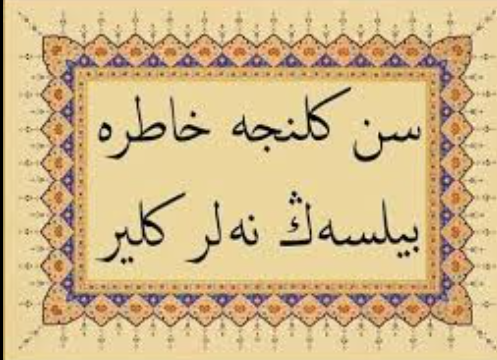
#> input picture ai-training/temp/ocr_image_1754687514802.jpg, 497 x 360 px
$ python tesseract_ottoman_ocr.py temp/ocr_image_1754687514802.jpg
#> lines starting #> are read from the running program, lines starting #| are printed output that depends on the picture; after the words box and inside, x2 and y2 are one past the last pixel; in counts of white or black regions, pixels touching at a corner belong together
#!/usr/bin/env python3
# -*- coding: utf-8 -*-
"""
Tesseract OCR ile Osmanlıca Metin Tespit Sistemi
Bu script Tesseract OCR kullanarak Osmanlıca metinleri tespit eder ve Türkçeye çevirir.
"""

import cv2
import numpy as np
import pytesseract
import json
import os
import sys
import re
from typing import Dict, List, Tuple, Optional
import time

class TesseractOttomanOCR:
    def __init__(self):
        """Tesseract OCR sistemi başlatıcı"""
        # Windows için Tesseract yolunu ayarla
        if os.name == 'nt':  # Windows
            tesseract_paths = [
                r'C:\Program Files\Tesseract-OCR\tesseract.exe',
                r'C:\Program Files (x86)\Tesseract-OCR\tesseract.exe',
                r'C:\Users\{}\AppData\Local\Programs\Tesseract-OCR\tesseract.exe'.format(os.getenv('USERNAME', '')),
            ]

            for path in tesseract_paths:
                if os.path.exists(path):
                    pytesseract.pytesseract.tesseract_cmd = path
                    break
            else:
                print("Tesseract bulunamadı. Lütfen Tesseract OCR'ı yükleyin.", file=sys.stderr)

        # Tesseract ayarları - Osmanlıca için optimize edilmiş
        self.tesseract_config = '--oem 3 --psm 6 -c tessedit_char_whitelist=ابتثجحخدذرزسشصضطظعغفقكلمنهويپچژگآأإؤئىةﻻﷲ0123456789.,;:!?()[]{}"\'- '

        # Osmanlıca karakter mapping'i
        self.ottoman_to_turkish = {
            # Temel harfler
            'ا': 'a', 'ب': 'b', 'ت': 't', 'ث': 's', 'ج': 'c', 'ح': 'h', 'خ': 'h',
            'د': 'd', 'ذ': 'z', 'ر': 'r', 'ز': 'z', 'س': 's', 'ش': 'ş', 'ص': 's',
            'ض': 'd', 'ط': 't', 'ظ': 'z', 'ع': '', 'غ': 'ğ', 'ف': 'f', 'ق': 'k',
            'ك': 'k', 'ل': 'l', 'م': 'm', 'ن': 'n', 'ه': 'h', 'و': 'v', 'ي': 'y',
            'ى': 'i', 'ة': 'e', 'آ': 'a', 'أ': 'a', 'إ': 'i', 'ؤ': 'ü', 'ئ': 'i',
            'ء': '', 'گ': 'g', 'پ': 'p', 'چ': 'ç', 'ژ': 'j',

            # Özel kombinasyonlar
            'ﻻ': 'la', 'ﷲ': 'allah', 'الله': 'allah', 'محمد': 'muhammed',
            'علي': 'ali', 'حسن': 'hasan', 'حسين': 'hüseyin', 'فاطمة': 'fatma',

            # Sayılar
            '٠': '0', '١': '1', '٢': '2', '٣': '3', '٤': '4', '٥': '5',
            '٦': '6', '٧': '7', '٨': '8', '٩': '9',

            # Noktalama işaretleri
            '،': ',', '؛': ';', '؟': '?', '!': '!', '۔': '.', 'ـ': '-'
        }

        # Türkçe kelime mapping'i
        self.turkish_word_mapping = {
            'kitab': 'kitap', 'mekteb': 'mektep', 'kalem': 'kalem', 'ev': 'ev',
            'kapı': 'kapı', 'yol': 'yol', 'su': 'su', 'ateş': 'ateş',
            'güneş': 'güneş', 'ay': 'ay', 'yıldız': 'yıldız', 'deniz': 'deniz',
            'dağ': 'dağ', 'orman': 'orman', 'çiçek': 'çiçek', 'ağaç': 'ağaç',
            'kuş': 'kuş', 'balık': 'balık', 'at': 'at', 'koyun': 'koyun',
            'insan': 'insan', 'çocuk': 'çocuk', 'kadın': 'kadın', 'erkek': 'erkek',
            'baba': 'baba', 'anne': 'anne', 'kardeş': 'kardeş', 'arkadaş': 'arkadaş',
            'öğretmen': 'öğretmen', 'öğrenci': 'öğrenci', 'doktor': 'doktor',
            'mühendis': 'mühendis', 'avukat': 'avukat', 'tüccar': 'tüccar',
            'zaman': 'zaman', 'gün': 'gün', 'hafta': 'hafta', 'ay': 'ay',
            'yıl': 'yıl', 'saat': 'saat', 'dakika': 'dakika', 'saniye': 'saniye',
            'bugün': 'bugün', 'dün': 'dün', 'yarın': 'yarın', 'şimdi': 'şimdi',
            'sonra': 'sonra', 'önce': 'önce', 'için': 'için', 'ile': 'ile',
            've': 've', 'veya': 'veya', 'ama': 'ama', 'fakat': 'fakat',
            'çünkü': 'çünkü', 'eğer': 'eğer', 'ise': 'ise', 'ki': 'ki',
            'bu': 'bu', 'şu': 'şu', 'o': 'o', 'ben': 'ben', 'sen': 'sen',
            'biz': 'biz', 'siz': 'siz', 'onlar': 'onlar', 'kim': 'kim',
            'ne': 'ne', 'nerede': 'nerede', 'ne zaman': 'ne zaman', 'nasıl': 'nasıl',
            'niçin': 'niçin', 'kaç': 'kaç', 'hangi': 'hangi', 'hangi': 'hangi'
        }

    def preprocess_image(self, image_path: str) -> np.ndarray:
        """Görüntüyü OCR için ön işleme"""
#> called with image_path = 'temp/ocr_image_1754687514802.jpg'
        try:
            # Görüntüyü yükle
            image = cv2.imread(image_path)
#> image is the input picture: shape (360, 497, 3); mean B, G, R 138.3, 185.2, 211.2
            if image is None:
                raise ValueError(f"Görüntü yüklenemedi: {image_path}")

            # Gri tonlamaya çevir
            gray = cv2.cvtColor(image, cv2.COLOR_BGR2GRAY)
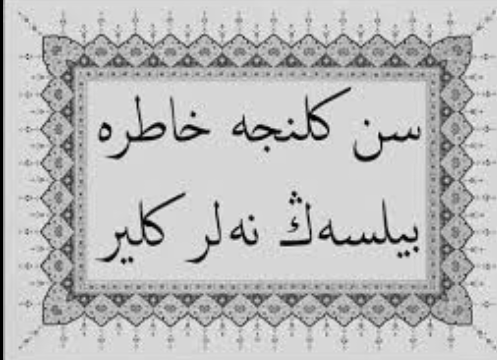
#> gray: shape (360, 497); min 0, max 245, mean 187.6

            # Gürültü azaltma
            denoised = cv2.medianBlur(gray, 3)

            # Kontrast artırma
            clahe = cv2.createCLAHE(clipLimit=2.0, tileGridSize=(8,8))
            enhanced = clahe.apply(denoised)
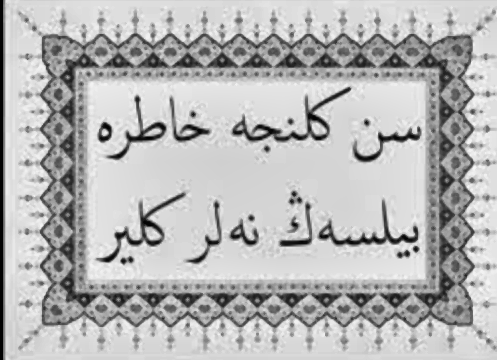
#> enhanced: shape (360, 497); min 2, max 247, mean 182

            # İkili (binary) görüntü oluştur
            _, binary = cv2.threshold(enhanced, 0, 255, cv2.THRESH_BINARY + cv2.THRESH_OTSU)
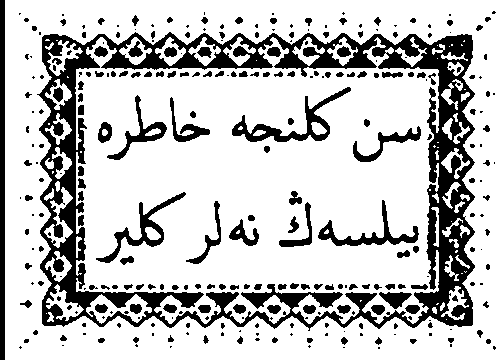
#> binary: shape (360, 497); 76.5% white; 296 black regions (136 under 20 px), largest, box (x1, y1, x2, y2) and area: (37, 32, 475, 331) 26596, (0, 0, 5, 360) 1800, (232, 87, 351, 142) 1372

            # Morfolojik işlemler
            kernel = np.ones((1,1), np.uint8)
            cleaned = cv2.morphologyEx(binary, cv2.MORPH_CLOSE, kernel)

            return cleaned

        except Exception as e:
            print(f"Görüntü ön işleme hatası: {e}", file=sys.stderr)
            return None

    def detect_text_regions(self, image: np.ndarray) -> List[Tuple[int, int, int, int]]:
        """Metin bölgelerini tespit et"""
        try:
            # Kenar tespiti
            edges = cv2.Canny(image, 50, 150, apertureSize=3)
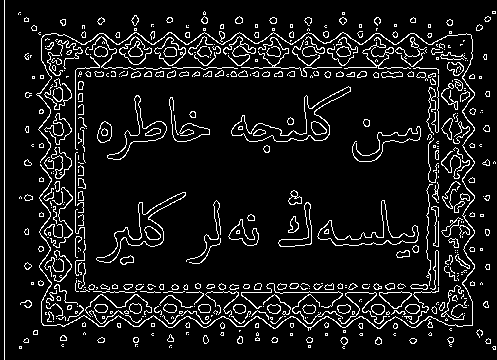
#> edges: shape (360, 497); 9.1% white in thin lines or dots

            # Konturları bul
            contours, _ = cv2.findContours(edges, cv2.RETR_EXTERNAL, cv2.CHAIN_APPROX_SIMPLE)
#> contours = 510 contours, 377 with area under 20; largest, box (x1, y1, x2, y2) and area: (231, 86, 351, 142) 1608, (96, 192, 186, 263) 1198, (317, 200, 419, 246) 1011, (107, 95, 167, 160) 778, (36, 32, 475, 331) 511

            text_regions = []
            for contour in contours:
                # Kontur alanını hesapla
                area = cv2.contourArea(contour)

                # Küçük alanları filtrele
                if area > 100:
                    x, y, w, h = cv2.boundingRect(contour)

                    # En-boy oranını kontrol et
                    aspect_ratio = w / h if h > 0 else 0
                    if 0.1 < aspect_ratio < 10:
                        text_regions.append((x, y, w, h))
#> this loop made 510 passes
#> (area, x, y, w, h, aspect_ratio) on passes 104, 105, 131, 232, 245, 250, 257, 260, 312, 314, 330, 338: (104, 405, 304, 15, 10, 1.5), (108.5, 371, 304, 14, 11, 1.27), (324.5, 379, 291, 33, 18, 1.83), (329.5, 228, 219, 31, 27, 1.15), (350.5, 278, 202, 34, 45, 0.756), (1011, 317, 200, 102, 46, 2.22), (1197.5, 96, 192, 90, 71, 1.27), (114, 288, 190, 14, 15, 0.933), (225.5, 97, 121, 15, 22, 0.682), (120, 441, 118, 12, 22, 0.545), (778, 107, 95, 60, 65, 0.923), (1608.5, 231, 86, 120, 56, 2.14)
#> area on passes 11, 13, 14, 15, 16, 17: 26.5, 24.5, 33, 36.5, 24.5, 23.5
#> after the loop, text_regions = 18 items, first 6: (405, 304, 15, 10), (371, 304, 14, 11), (379, 291, 33, 18), (228, 219, 31, 27), (278, 202, 34, 45), (317, 200, 102, 46)

            return text_regions

        except Exception as e:
            print(f"Metin bölgesi tespit hatası: {e}", file=sys.stderr)
            return []

    def extract_text_with_tesseract(self, image: np.ndarray, region: Optional[Tuple[int, int, int, int]] = None) -> Tuple[str, float]:
        """Tesseract ile metin çıkar"""
        try:
            if region:
                x, y, w, h = region
                roi = image[y:y+h, x:x+w]
            else:
                roi = image

            # Tesseract OCR uygula
            text = pytesseract.image_to_string(
                roi,
                config=self.tesseract_config,
                lang='eng'  # İngilizce dil paketi kullan (Osmanlıca için)
            )

            # Güven skorunu hesapla (basit heuristik)
            confidence = self.calculate_confidence(text)

            return text.strip(), confidence

        except Exception as e:
            print(f"Tesseract OCR hatası: {e}", file=sys.stderr)
            return "", 0.0

    # [65 lines left out: functions calculate_confidence, clean_ottoman_text, translate_ottoman_to_turkish, not called in this run]

    def process_image(self, image_path: str) -> Dict:
        """Ana işlem fonksiyonu"""
        start_time = time.time()

        try:
            # Görüntüyü ön işle
            processed_image = self.preprocess_image(image_path)
            if processed_image is None:
                return {
                    "success": False,
                    "error": "Görüntü ön işlenemedi",
                    "timestamp": time.time()
                }

            # Metin bölgelerini tespit et
            text_regions = self.detect_text_regions(processed_image)

            # OCR işlemi
            if text_regions:
                # Bölge bazında OCR
                all_texts = []
                total_confidence = 0.0

                for region in text_regions:
                    text, confidence = self.extract_text_with_tesseract(processed_image, region)
                    if text:
                        all_texts.append(text)
                        total_confidence += confidence
#> this loop made 1 pass
#> after the loop, all_texts = []; total_confidence = 0

                # Tüm metinleri birleştir
                extracted_text = ' '.join(all_texts)
                avg_confidence = total_confidence / len(text_regions) if text_regions else 0.0
            else:
                # Tüm görüntüde OCR
                extracted_text, avg_confidence = self.extract_text_with_tesseract(processed_image)

            # Metni temizle
            cleaned_text = self.clean_ottoman_text(extracted_text)

            # Türkçeye çevir
            translated_text = self.translate_ottoman_to_turkish(cleaned_text)

            processing_time = time.time() - start_time

            return {
                "success": True,
                "extracted_text": cleaned_text,
                "translated_text": translated_text,
                "confidence": avg_confidence,
                "processing_time": processing_time,
                "text_regions_count": len(text_regions),
                "method": "tesseract_ottoman_ocr",
                "timestamp": time.time()
            }

        except Exception as e:
            return {
                "success": False,
                "error": str(e),
                "timestamp": time.time()
            }

def main():
    """Ana fonksiyon"""
    if len(sys.argv) != 2:
        print(json.dumps({
            "success": False,
            "error": "Kullanım: python tesseract_ottoman_ocr.py <image_path>"
        }))
        sys.exit(1)

    image_path = sys.argv[1]

    if not os.path.exists(image_path):
        print(json.dumps({
            "success": False,
            "error": f"Görüntü dosyası bulunamadı: {image_path}"
        }))
        sys.exit(1)

    # OCR sistemi başlat
    ocr_system = TesseractOttomanOCR()

    # İşlemi gerçekleştir
    result = ocr_system.process_image(image_path)

    # JSON formatında çıktı
    print(json.dumps(result, ensure_ascii=False, indent=2))

if __name__ == "__main__":
    main()
#> (the call stopped at in extract_text_with_tesseract, `text = pytesseract.image_to_string( roi, config=self.tesseract_config,..`: pytesseract is not available in this run)

$ run again, on ai-training/temp/ocr_image_1754741940061.jpg
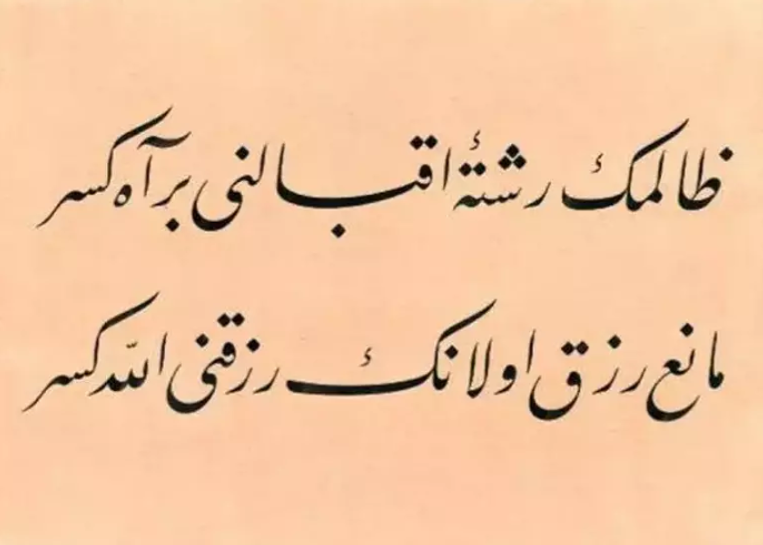
#> input picture ai-training/temp/ocr_image_1754741940061.jpg, 763 x 545 px
#> in preprocess_image, image is the input picture: shape (545, 763, 3); mean B, G, R 162.1, 198.4, 242.3
#> in preprocess_image, `_, binary = cv2.threshold(enhanced, 0, 255, cv2.THRESH_BINARY + cv2.TH..`:
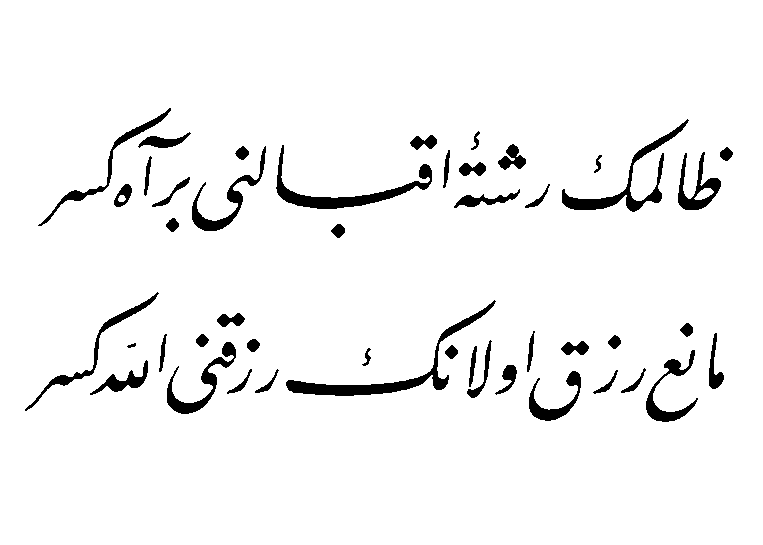
#> binary: shape (545, 763); 95.5% white; 46 black regions, largest, box (x1, y1, x2, y2) and area: (286, 300, 496, 396) 2164, (276, 145, 432, 209) 1822, (562, 119, 689, 212) 1665
#> edges: shape (545, 763); 1.7% white in thin lines or dots, all inside (x1, y1, x2, y2) = (25, 108, 733, 422)
#> contours = 89 contours, 53 with area under 20; largest, box (x1, y1, x2, y2) and area: (138, 132, 191, 148) 384, (708, 333, 724, 389) 352, (495, 364, 517, 395) 263, (113, 183, 132, 207) 262, (561, 340, 589, 355) 259
#> the loop in detect_text_regions, `for contour in contours:` made 89 passes
#> (area, x, y, w, h, aspect_ratio) on passes 24, 27, 33, 37, 39, 41, 44, 46: (131, 621, 368, 25, 25, 1), (263, 495, 364, 22, 31, 0.71), (120.5, 444, 345, 14, 14, 1), (259, 561, 340, 28, 15, 1.87), (125.5, 246, 338, 14, 14, 1), (122, 607, 335, 14, 14, 1), (352.5, 708, 333, 16, 56, 0.286), (117.5, 195, 333, 14, 14, 1)
#> after the loop in detect_text_regions, `for contour in contours:`: text_regions = 21 items, first 6: (621, 368, 25, 25), (495, 364, 22, 31), (444, 345, 14, 14), (561, 340, 28, 15), (246, 338, 14, 14), (607, 335, 14, 14)
#> the loop in process_image, `for region in text_regions:` made 1 pass
#> pass 1, in extract_text_with_tesseract, `roi = image[y:y+h, x:x+w]`:
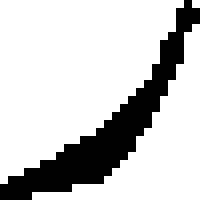
#> roi: shape (25, 25) (shown 8 times larger); 79.2% white; 1 black region, box (x1, y1, x2, y2) and area: (0, 0, 25, 25) 130
#> after the loop in process_image, `for region in text_regions:`: all_texts = []; total_confidence = 0
